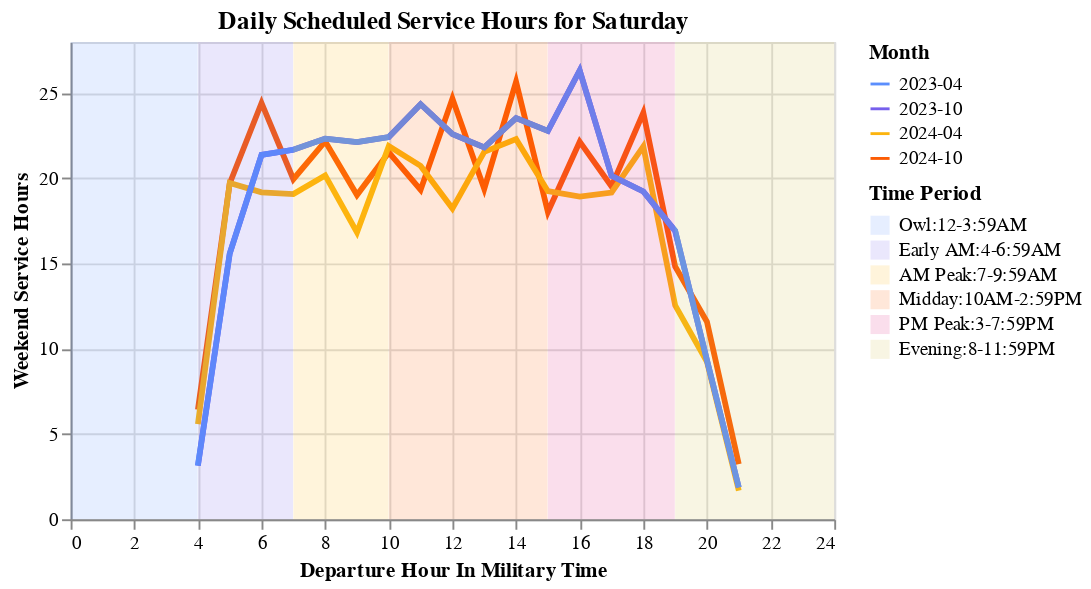

This figure's notebook cell:
### Code cell
try: 
    display(
    section1.create_service_hour_chart(
        scheduled_service, 
        "Saturday",
        "Weekend Service Hours", 
        ""
    )
)
except:
    pass

### Figure 1 — Vega-Lite specification as saved in the notebook (floating-point values rounded to 4 significant figures)
{"config": {"view": {"continuousWidth": 300, "continuousHeight": 300}}, "layer": [{"data": {"name": "data-8e63aa50193c1cf875a8a238a6e34db5"}, "mark": {"type": "line", "size": 3}, "encoding": {"color": {"field": "Month", "scale": {"range": ["#5b8efd", "#765fec", "#fcb40e", "#fc5c04", "#dd217d", "#ccbb44"]}, "type": "nominal"}, "opacity": {"condition": {"param": "param_2", "value": 1}, "value": 0.2}, "tooltip": [{"field": "Weekend or Weekday", "type": "nominal"}, {"field": "Month", "type": "nominal"}, {"field": "Departure Hour", "type": "quantitative"}, {"field": "Weekend Service Hours", "type": "quantitative"}], "x": {"field": "Departure Hour", "title": "Departure Hour In Military Time", "type": "quantitative"}, "y": {"field": "Weekend Service Hours", "title": "Weekend Service Hours", "type": "quantitative"}}, "name": "view_2", "title": {"text": "Daily Scheduled Service Hours for Saturday", "subtitle": ""}}, {"data": {"name": "data-61fdb03b01e6f6ac9797744d36eb9ca4"}, "mark": {"type": "rect", "opacity": 0.15}, "encoding": {"color": {"field": "time_period", "scale": {"range": ["#5b8efd", "#765fec", "#fcb40e", "#fc5c04", "#dd217d", "#ccbb44"]}, "sort": ["Owl:12-3:59AM", "Early AM:4-6:59AM", "AM Peak:7-9:59AM", "Midday:10AM-2:59PM", "PM Peak:3-7:59PM", "Evening:8-11:59PM"], "title": "Time Period", "type": "nominal"}, "x": {"field": "start", "type": "quantitative"}, "x2": {"field": "stop"}, "y": {"value": 0}, "y2": {"value": 250}}}], "height": 250, "params": [{"name": "param_2", "select": {"type": "point", "fields": ["Month"]}, "bind": "legend", "views": ["view_2"]}], "resolve": {"scale": {"color": "independent"}}, "width": 400, "$schema": "https://vega.github.io/schema/vega-lite/v5.17.0.json", "datasets": {"data-8e63aa50193c1cf875a8a238a6e34db5": [{"Transit Operator": "Montebello Schedule", "Month": "2024-10", "Weekend or Weekday": "Saturday", "Departure Hour": 4, "Weekend Service Hours": 6.43, "Weekday Service Hours": 6.43}, {"Transit Operator": "Montebello Schedule", "Month": "2024-10", "Weekend or Weekday": "Saturday", "Departure Hour": 5, "Weekend Service Hours": 19.7, "Weekday Service Hours": 19.7}, {"Transit Operator": "Montebello Schedule", "Month": "2024-10", "Weekend or Weekday": "Saturday", "Departure Hour": 6, "Weekend Service Hours": 24.42, "Weekday Service Hours": 24.42}, {"Transit Operator": "Montebello Schedule", "Month": "2024-10", "Weekend or Weekday": "Saturday", "Departure Hour": 7, "Weekend Service Hours": 19.95, "Weekday Service Hours": 19.95}, {"Transit Operator": "Montebello Schedule", "Month": "2024-10", "Weekend or Weekday": "Saturday", "Departure Hour": 8, "Weekend Service Hours": 22.17, "Weekday Service Hours": 22.17}, {"Transit Operator": "Montebello Schedule", "Month": "2024-10", "Weekend or Weekday": "Saturday", "Departure Hour": 9, "Weekend Service Hours": 19.02, "Weekday Service Hours": 19.02}, {"Transit Operator": "Montebello Schedule", "Month": "2024-10", "Weekend or Weekday": "Saturday", "Departure Hour": 10, "Weekend Service Hours": 21.52, "Weekday Service Hours": 21.52}, {"Transit Operator": "Montebello Schedule", "Month": "2024-10", "Weekend or Weekday": "Saturday", "Departure Hour": 11, "Weekend Service Hours": 19.32, "Weekday Service Hours": 19.32}, {"Transit Operator": "Montebello Schedule", "Month": "2024-10", "Weekend or Weekday": "Saturday", "Departure Hour": 12, "Weekend Service Hours": 24.68, "Weekday Service Hours": 24.68}, {"Transit Operator": "Montebello Schedule", "Month": "2024-10", "Weekend or Weekday": "Saturday", "Departure Hour": 13, "Weekend Service Hours": 19.38, "Weekday Service Hours": 19.38}, {"Transit Operator": "Montebello Schedule", "Month": "2024-10", "Weekend or Weekday": "Saturday", "Departure Hour": 14, "Weekend Service Hours": 25.67, "Weekday Service Hours": 25.67}, {"Transit Operator": "Montebello Schedule", "Month": "2024-10", "Weekend or Weekday": "Saturday", "Departure Hour": 15, "Weekend Service Hours": 18.03, "Weekday Service Hours": 18.03}, {"Transit Operator": "Montebello Schedule", "Month": "2024-10", "Weekend or Weekday": "Saturday", "Departure Hour": 16, "Weekend Service Hours": 22.15, "Weekday Service Hours": 22.15}, {"Transit Operator": "Montebello Schedule", "Month": "2024-10", "Weekend or Weekday": "Saturday", "Departure Hour": 17, "Weekend Service Hours": 19.53, "Weekday Service Hours": 19.53}, {"Transit Operator": "Montebello Schedule", "Month": "2024-10", "Weekend or Weekday": "Saturday", "Departure Hour": 18, "Weekend Service Hours": 23.85, "Weekday Service Hours": 23.85}, {"Transit Operator": "Montebello Schedule", "Month": "2024-10", "Weekend or Weekday": "Saturday", "Departure Hour": 19, "Weekend Service Hours": 14.83, "Weekday Service Hours": 14.83}, {"Transit Operator": "Montebello Schedule", "Month": "2024-10", "Weekend or Weekday": "Saturday", "Departure Hour": 20, "Weekend Service Hours": 11.58, "Weekday Service Hours": 11.58}, {"Transit Operator": "Montebello Schedule", "Month": "2024-10", "Weekend or Weekday": "Saturday", "Departure Hour": 21, "Weekend Service Hours": 3.23, "Weekday Service Hours": 3.23}, {"Transit Operator": "Montebello Schedule", "Month": "2024-04", "Weekend or Weekday": "Saturday", "Departure Hour": 4, "Weekend Service Hours": 5.58, "Weekday Service Hours": 5.58}, {"Transit Operator": "Montebello Schedule", "Month": "2024-04", "Weekend or Weekday": "Saturday", "Departure Hour": 5, "Weekend Service Hours": 19.73, "Weekday Service Hours": 19.73}, {"Transit Operator": "Montebello Schedule", "Month": "2024-04", "Weekend or Weekday": "Saturday", "Departure Hour": 6, "Weekend Service Hours": 19.18, "Weekday Service Hours": 19.18}, {"Transit Operator": "Montebello Schedule", "Month": "2024-04", "Weekend or Weekday": "Saturday", "Departure Hour": 7, "Weekend Service Hours": 19.08, "Weekday Service Hours": 19.08}, {"Transit Operator": "Montebello Schedule", "Month": "2024-04", "Weekend or Weekday": "Saturday", "Departure Hour": 8, "Weekend Service Hours": 20.17, "Weekday Service Hours": 20.17}, {"Transit Operator": "Montebello Schedule", "Month": "2024-04", "Weekend or Weekday": "Saturday", "Departure Hour": 9, "Weekend Service Hours": 16.83, "Weekday Service Hours": 16.83}, {"Transit Operator": "Montebello Schedule", "Month": "2024-04", "Weekend or Weekday": "Saturday", "Departure Hour": 10, "Weekend Service Hours": 21.9, "Weekday Service Hours": 21.9}, {"Transit Operator": "Montebello Schedule", "Month": "2024-04", "Weekend or Weekday": "Saturday", "Departure Hour": 11, "Weekend Service Hours": 20.73, "Weekday Service Hours": 20.73}, {"Transit Operator": "Montebello Schedule", "Month": "2024-04", "Weekend or Weekday": "Saturday", "Departure Hour": 12, "Weekend Service Hours": 18.23, "Weekday Service Hours": 18.23}, {"Transit Operator": "Montebello Schedule", "Month": "2024-04", "Weekend or Weekday": "Saturday", "Departure Hour": 13, "Weekend Service Hours": 21.55, "Weekday Service Hours": 21.55}, {"Transit Operator": "Montebello Schedule", "Month": "2024-04", "Weekend or Weekday": "Saturday", "Departure Hour": 14, "Weekend Service Hours": 22.3, "Weekday Service Hours": 22.3}, {"Transit Operator": "Montebello Schedule", "Month": "2024-04", "Weekend or Weekday": "Saturday", "Departure Hour": 15, "Weekend Service Hours": 19.25, "Weekday Service Hours": 19.25}, {"Transit Operator": "Montebello Schedule", "Month": "2024-04", "Weekend or Weekday": "Saturday", "Departure Hour": 16, "Weekend Service Hours": 18.93, "Weekday Service Hours": 18.93}, {"Transit Operator": "Montebello Schedule", "Month": "2024-04", "Weekend or Weekday": "Saturday", "Departure Hour": 17, "Weekend Service Hours": 19.17, "Weekday Service Hours": 19.17}, {"Transit Operator": "Montebello Schedule", "Month": "2024-04", "Weekend or Weekday": "Saturday", "Departure Hour": 18, "Weekend Service Hours": 21.87, "Weekday Service Hours": 21.87}, {"Transit Operator": "Montebello Schedule", "Month": "2024-04", "Weekend or Weekday": "Saturday", "Departure Hour": 19, "Weekend Service Hours": 12.55, "Weekday Service Hours": 12.55}, {"Transit Operator": "Montebello Schedule", "Month": "2024-04", "Weekend or Weekday": "Saturday", "Departure Hour": 20, "Weekend Service Hours": 9.23, "Weekday Service Hours": 9.23}, {"Transit Operator": "Montebello Schedule", "Month": "2024-04", "Weekend or Weekday": "Saturday", "Departure Hour": 21, "Weekend Service Hours": 1.68, "Weekday Service Hours": 1.68}, {"Transit Operator": "Montebello Schedule", "Month": "2023-10", "Weekend or Weekday": "Saturday", "Departure Hour": 4, "Weekend Service Hours": 3.15, "Weekday Service Hours": 3.15}, {"Transit Operator": "Montebello Schedule", "Month": "2023-10", "Weekend or Weekday": "Saturday", "Departure Hour": 5, "Weekend Service Hours": 15.58, "Weekday Service Hours": 15.58}, {"Transit Operator": "Montebello Schedule", "Month": "2023-10", "Weekend or Weekday": "Saturday", "Departure Hour": 6, "Weekend Service Hours": 21.38, "Weekday Service Hours": 21.38}, {"Transit Operator": "Montebello Schedule", "Month": "2023-10", "Weekend or Weekday": "Saturday", "Departure Hour": 7, "Weekend Service Hours": 21.68, "Weekday Service Hours": 21.68}, {"Transit Operator": "Montebello Schedule", "Month": "2023-10", "Weekend or Weekday": "Saturday", "Departure Hour": 8, "Weekend Service Hours": 22.33, "Weekday Service Hours": 22.33}, {"Transit Operator": "Montebello Schedule", "Month": "2023-10", "Weekend or Weekday": "Saturday", "Departure Hour": 9, "Weekend Service Hours": 22.13, "Weekday Service Hours": 22.13}, {"Transit Operator": "Montebello Schedule", "Month": "2023-10", "Weekend or Weekday": "Saturday", "Departure Hour": 10, "Weekend Service Hours": 22.42, "Weekday Service Hours": 22.42}, {"Transit Operator": "Montebello Schedule", "Month": "2023-10", "Weekend or Weekday": "Saturday", "Departure Hour": 11, "Weekend Service Hours": 24.35, "Weekday Service Hours": 24.35}, {"Transit Operator": "Montebello Schedule", "Month": "2023-10", "Weekend or Weekday": "Saturday", "Departure Hour": 12, "Weekend Service Hours": 22.6, "Weekday Service Hours": 22.6}, {"Transit Operator": "Montebello Schedule", "Month": "2023-10", "Weekend or Weekday": "Saturday", "Departure Hour": 13, "Weekend Service Hours": 21.82, "Weekday Service Hours": 21.82}, {"Transit Operator": "Montebello Schedule", "Month": "2023-10", "Weekend or Weekday": "Saturday", "Departure Hour": 14, "Weekend Service Hours": 23.53, "Weekday Service Hours": 23.53}, {"Transit Operator": "Montebello Schedule", "Month": "2023-10", "Weekend or Weekday": "Saturday", "Departure Hour": 15, "Weekend Service Hours": 22.78, "Weekday Service Hours": 22.78}, {"Transit Operator": "Montebello Schedule", "Month": "2023-10", "Weekend or Weekday": "Saturday", "Departure Hour": 16, "Weekend Service Hours": 26.33, "Weekday Service Hours": 26.33}, {"Transit Operator": "Montebello Schedule", "Month": "2023-10", "Weekend or Weekday": "Saturday", "Departure Hour": 17, "Weekend Service Hours": 20.15, "Weekday Service Hours": 20.15}, {"Transit Operator": "Montebello Schedule", "Month": "2023-10", "Weekend or Weekday": "Saturday", "Departure Hour": 18, "Weekend Service Hours": 19.23, "Weekday Service Hours": 19.23}, {"Transit Operator": "Montebello Schedule", "Month": "2023-10", "Weekend or Weekday": "Saturday", "Departure Hour": 19, "Weekend Service Hours": 16.92, "Weekday Service Hours": 16.92}, {"Transit Operator": "Montebello Schedule", "Month": "2023-10", "Weekend or Weekday": "Saturday", "Departure Hour": 20, "Weekend Service Hours": 9.33, "Weekday Service Hours": 9.33}, {"Transit Operator": "Montebello Schedule", "Month": "2023-10", "Weekend or Weekday": "Saturday", "Departure Hour": 21, "Weekend Service Hours": 1.87, "Weekday Service Hours": 1.87}, {"Transit Operator": "Montebello Schedule", "Month": "2023-04", "Weekend or Weekday": "Saturday", "Departure Hour": 4, "Weekend Service Hours": 3.15, "Weekday Service Hours": 3.15}, {"Transit Operator": "Montebello Schedule", "Month": "2023-04", "Weekend or Weekday": "Saturday", "Departure Hour": 5, "Weekend Service Hours": 15.58, "Weekday Service Hours": 15.58}, {"Transit Operator": "Montebello Schedule", "Month": "2023-04", "Weekend or Weekday": "Saturday", "Departure Hour": 6, "Weekend Service Hours": 21.38, "Weekday Service Hours": 21.38}, {"Transit Operator": "Montebello Schedule", "Month": "2023-04", "Weekend or Weekday": "Saturday", "Departure Hour": 7, "Weekend Service Hours": 21.68, "Weekday Service Hours": 21.68}, {"Transit Operator": "Montebello Schedule", "Month": "2023-04", "Weekend or Weekday": "Saturday", "Departure Hour": 8, "Weekend Service Hours": 22.33, "Weekday Service Hours": 22.33}, {"Transit Operator": "Montebello Schedule", "Month": "2023-04", "Weekend or Weekday": "Saturday", "Departure Hour": 9, "Weekend Service Hours": 22.13, "Weekday Service Hours": 22.13}, {"Transit Operator": "Montebello Schedule", "Month": "2023-04", "Weekend or Weekday": "Saturday", "Departure Hour": 10, "Weekend Service Hours": 22.42, "Weekday Service Hours": 22.42}, {"Transit Operator": "Montebello Schedule", "Month": "2023-04", "Weekend or Weekday": "Saturday", "Departure Hour": 11, "Weekend Service Hours": 24.35, "Weekday Service Hours": 24.35}, {"Transit Operator": "Montebello Schedule", "Month": "2023-04", "Weekend or Weekday": "Saturday", "Departure Hour": 12, "Weekend Service Hours": 22.6, "Weekday Service Hours": 22.6}, {"Transit Operator": "Montebello Schedule", "Month": "2023-04", "Weekend or Weekday": "Saturday", "Departure Hour": 13, "Weekend Service Hours": 21.82, "Weekday Service Hours": 21.82}, {"Transit Operator": "Montebello Schedule", "Month": "2023-04", "Weekend or Weekday": "Saturday", "Departure Hour": 14, "Weekend Service Hours": 23.53, "Weekday Service Hours": 23.53}, {"Transit Operator": "Montebello Schedule", "Month": "2023-04", "Weekend or Weekday": "Saturday", "Departure Hour": 15, "Weekend Service Hours": 22.78, "Weekday Service Hours": 22.78}, {"Transit Operator": "Montebello Schedule", "Month": "2023-04", "Weekend or Weekday": "Saturday", "Departure Hour": 16, "Weekend Service Hours": 26.33, "Weekday Service Hours": 26.33}, {"Transit Operator": "Montebello Schedule", "Month": "2023-04", "Weekend or Weekday": "Saturday", "Departure Hour": 17, "Weekend Service Hours": 20.15, "Weekday Service Hours": 20.15}, {"Transit Operator": "Montebello Schedule", "Month": "2023-04", "Weekend or Weekday": "Saturday", "Departure Hour": 18, "Weekend Service Hours": 19.23, "Weekday Service Hours": 19.23}, {"Transit Operator": "Montebello Schedule", "Month": "2023-04", "Weekend or Weekday": "Saturday", "Departure Hour": 19, "Weekend Service Hours": 16.92, "Weekday Service Hours": 16.92}, {"Transit Operator": "Montebello Schedule", "Month": "2023-04", "Weekend or Weekday": "Saturday", "Departure Hour": 20, "Weekend Service Hours": 9.33, "Weekday Service Hours": 9.33}, {"Transit Operator": "Montebello Schedule", "Month": "2023-04", "Weekend or Weekday": "Saturday", "Departure Hour": 21, "Weekend Service Hours": 1.87, "Weekday Service Hours": 1.87}], "data-61fdb03b01e6f6ac9797744d36eb9ca4": [{"index": 0, "start": 0, "stop": 3.99, "time_period": "Owl:12-3:59AM"}, {"index": 1, "start": 4, "stop": 6.99, "time_period": "Early AM:4-6:59AM"}, {"index": 2, "start": 7, "stop": 9.99, "time_period": "AM Peak:7-9:59AM"}, {"index": 3, "start": 10, "stop": 14.99, "time_period": "Midday:10AM-2:59PM"}, {"index": 4, "start": 15, "stop": 18.99, "time_period": "PM Peak:3-7:59PM"}, {"index": 5, "start": 19, "stop": 24.0, "time_period": "Evening:8-11:59PM"}]}}
